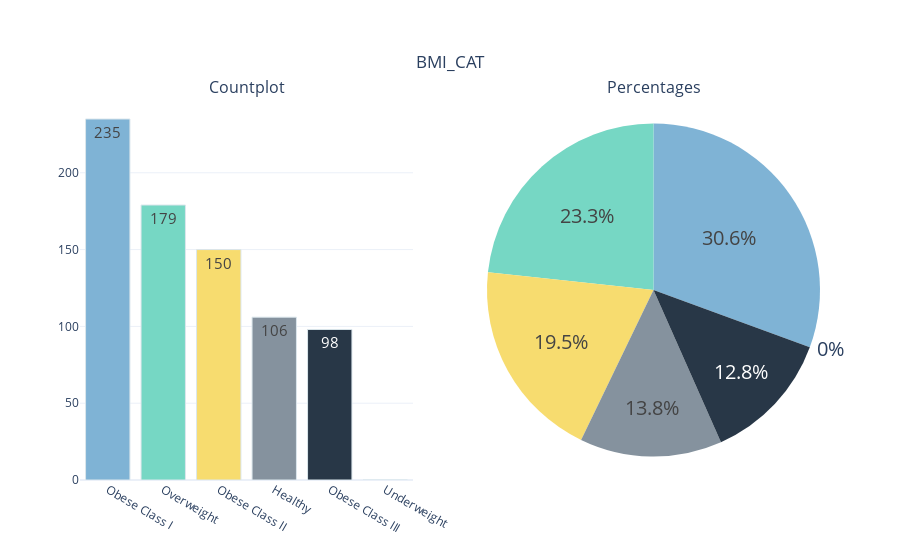
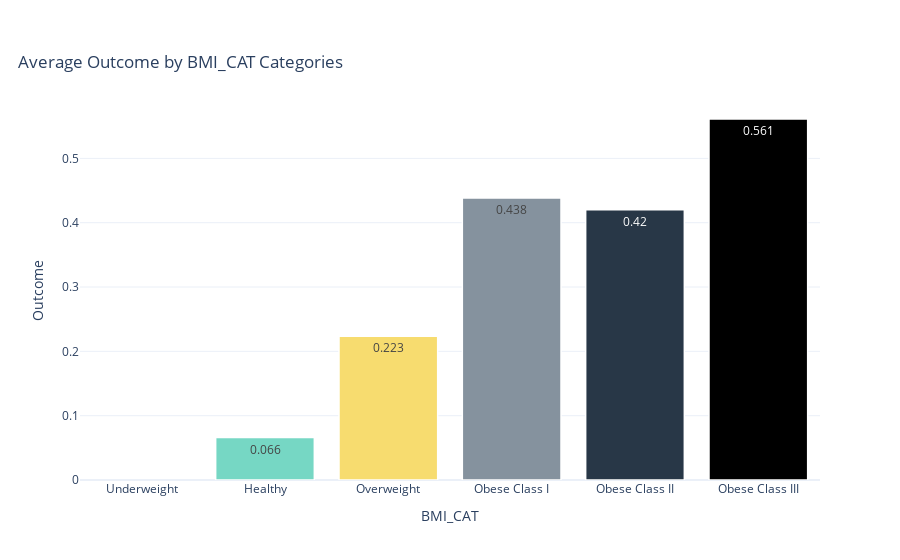
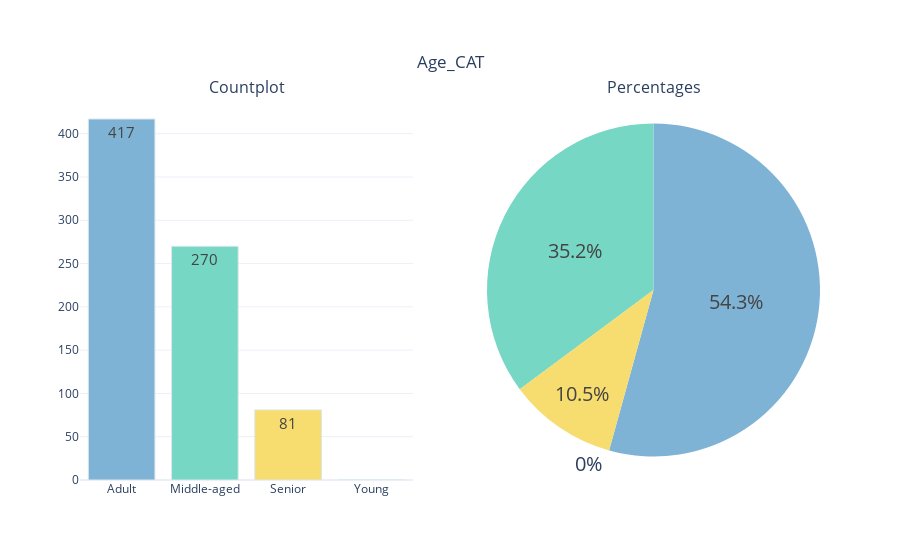

The cell these charts' notebook holds for them, in order:
### Code cell
# Categorical Features Summary

def summary_cat_features(dataframe, column_name, label):
    data = go.Bar(x=dataframe.groupby(column_name).agg({label: 'mean'}).reset_index()[column_name],
                  y=dataframe.groupby(column_name).agg({label: 'mean'}).reset_index()[label],
                  text=round(dataframe.groupby(column_name).agg({label: 'mean'}).reset_index()[label], 3),
                  textposition='auto',
                  marker=dict(color=cat_feat_constraints, line_color='white', line_width=1.5))

    layt = go.Layout(title={'text': f'Average {label} by {column_name} Categories', 'y': 0.9, 'x': 0.2,
                            'xanchor': 'center', 'yanchor': 'top'},
                     xaxis=dict(title=column_name),
                     yaxis=dict(title=label),
                     template='plotly_white')

    fig = go.Figure(data=data, layout=layt)
    iplot(fig)


for i in [col for col in cat_cols if col != "Outcome"]:
    categorical_variable_summary(df, i)
    summary_cat_features(df, i, 'Outcome')

### Figure 1 — Plotly figure (JSON) as saved in the notebook; plotly's stock layout.template omitted (floating-point values rounded to 4 significant figures)
{"data": [{"marker": {"color": ["#7FB3D5", "#76D7C4", "#F7DC6F", "#85929E", "#283747"], "line": {"color": "#DBE6EC", "width": 1}}, "name": "BMI_CAT", "showlegend": false, "text": ["235", "179", "150", "106", "98", "0"], "textfont": {"size": 15}, "textposition": "auto", "type": "bar", "x": ["Obese Class I", "Overweight", "Obese Class II", "Healthy", "Obese Class III", "Underweight"], "xaxis": "x", "y": [235, 179, 150, 106, 98, 0], "yaxis": "y"}, {"domain": {"x": [0.55, 1], "y": [0, 1]}, "labels": ["Obese Class I", "Overweight", "Obese Class II", "Healthy", "Obese Class III", "Underweight"], "marker": {"colors": ["#7FB3D5", "#76D7C4", "#F7DC6F", "#85929E", "#283747"]}, "name": "BMI_CAT", "showlegend": false, "textfont": {"size": 20}, "textposition": "auto", "type": "pie", "values": [235, 179, 150, 106, 98, 0]}], "layout": {"annotations": [{"font": {"size": 16}, "showarrow": false, "text": "Countplot", "x": 0.225, "xanchor": "center", "xref": "paper", "y": 1, "yanchor": "bottom", "yref": "paper"}, {"font": {"size": 16}, "showarrow": false, "text": "Percentages", "x": 0.775, "xanchor": "center", "xref": "paper", "y": 1, "yanchor": "bottom", "yref": "paper"}], "title": {"text": "BMI_CAT", "x": 0.5, "xanchor": "center", "y": 0.9, "yanchor": "top"}, "xaxis": {"anchor": "y", "domain": [0, 0.45]}, "yaxis": {"anchor": "x", "domain": [0, 1]}}}

### Figure 2 — Plotly figure (JSON) as saved in the notebook; plotly's stock layout.template omitted (floating-point values rounded to 4 significant figures)
{"data": [{"marker": {"color": ["#7FB3D5", "#76D7C4", "#F7DC6F", "#85929E", "#283747"], "line": {"color": "white", "width": 1.5}}, "text": [null, 0.066, 0.223, 0.438, 0.42, 0.561], "textposition": "auto", "type": "bar", "x": ["Underweight", "Healthy", "Overweight", "Obese Class I", "Obese Class II", "Obese Class III"], "y": [null, 0.06604, 0.2235, 0.4383, 0.42, 0.5612]}], "layout": {"title": {"text": "Average Outcome by BMI_CAT Categories", "x": 0.2, "xanchor": "center", "y": 0.9, "yanchor": "top"}, "xaxis": {"title": {"text": "BMI_CAT"}}, "yaxis": {"title": {"text": "Outcome"}}}}

### Figure 3 — Plotly figure (JSON) as saved in the notebook; plotly's stock layout.template omitted (floating-point values rounded to 4 significant figures)
{"data": [{"marker": {"color": ["#7FB3D5", "#76D7C4", "#F7DC6F", "#85929E", "#283747"], "line": {"color": "#DBE6EC", "width": 1}}, "name": "Age_CAT", "showlegend": false, "text": ["417", "270", "81", "0"], "textfont": {"size": 15}, "textposition": "auto", "type": "bar", "x": ["Adult", "Middle-aged", "Senior", "Young"], "xaxis": "x", "y": [417, 270, 81, 0], "yaxis": "y"}, {"domain": {"x": [0.55, 1], "y": [0, 1]}, "labels": ["Adult", "Middle-aged", "Senior", "Young"], "marker": {"colors": ["#7FB3D5", "#76D7C4", "#F7DC6F", "#85929E", "#283747"]}, "name": "Age_CAT", "showlegend": false, "textfont": {"size": 20}, "textposition": "auto", "type": "pie", "values": [417, 270, 81, 0]}], "layout": {"annotations": [{"font": {"size": 16}, "showarrow": false, "text": "Countplot", "x": 0.225, "xanchor": "center", "xref": "paper", "y": 1, "yanchor": "bottom", "yref": "paper"}, {"font": {"size": 16}, "showarrow": false, "text": "Percentages", "x": 0.775, "xanchor": "center", "xref": "paper", "y": 1, "yanchor": "bottom", "yref": "paper"}], "title": {"text": "Age_CAT", "x": 0.5, "xanchor": "center", "y": 0.9, "yanchor": "top"}, "xaxis": {"anchor": "y", "domain": [0, 0.45]}, "yaxis": {"anchor": "x", "domain": [0, 1]}}}
